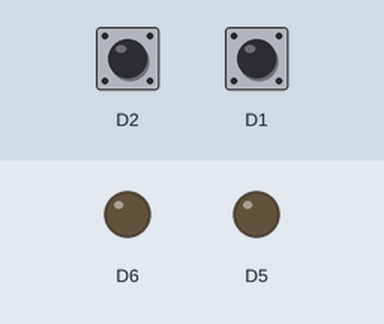
A program run on a simulated ESP8266 (NodeMCU). Parts: output pins drawn as LEDs (lit = HIGH). The inputs (shaded band) are chosen by the test bench; at power-on: D1 LOW, D2 LOW. What the program prints to the serial monitor is not drawn.

Above: at 1.2 s.
1.3 s: D1 driven HIGH
At 2.7 s:
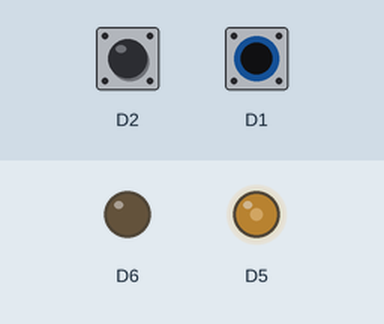
At 4.2 s:
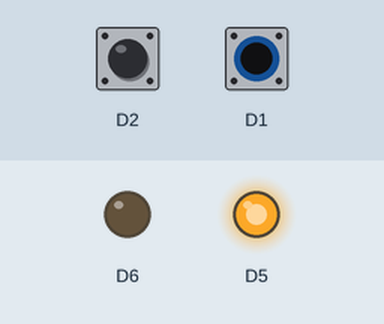
4.3 s: D1 driven LOW
7.3 s: D2 driven HIGH
At 8.7 s:
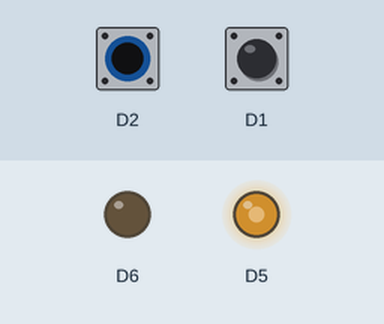
9.8 s: D2 driven LOW
12.8 s: D2 pulsed HIGH 2 times (0.12 s each, 0.3 s apart)
16.4 s: D1 pulsed HIGH 5 times (0.12 s each, 0.3 s apart)
At 17.3 s:
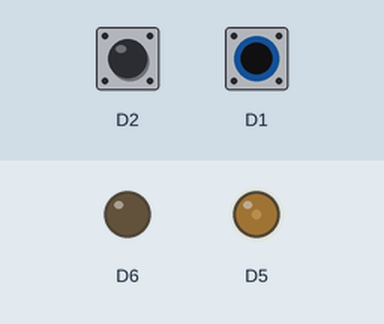
Timing chart, 0 to 19.6 s (numbered marks = the images above; inputs shaded):
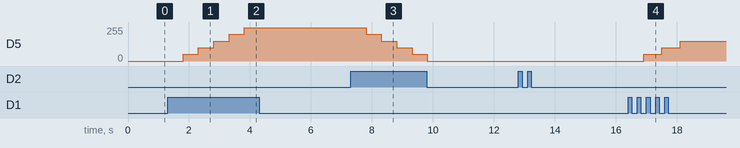

Measured:
- after the input at 1.3 s, D5: moves from 0/255 to 250/255 over 2.0 s, starting after 0.51 s
- after the input at 7.3 s, D5: 250/255 → 200/255 after 0.51 s, → 150/255 0.50 s later, → 100/255 0.50 s later, → 50/255 0.50 s later
- after the input at 16.4 s, D5: 0/255 → 50/255 after 0.50 s, → 100/255 0.60 s later, → 150/255 0.60 s later

The program:

main.cpp
```cpp
// 2.กดปุ่มที่1เพิ่มความเร็วมอเตอร์ และกดปุ่มที่2 ลดความเร็วมอเตอร์

#include <Arduino.h>
const int SPEED_UP= 0;
const int SPEED_DOWN= 1;
const int SPEED = 2;
int state;

int motorSpeed = 0;  // ความเร็วเริ่มต้นของมอเตอร์

void setup() {
  Serial.begin(115200);
  state = SPEED;

  pinMode(D5, OUTPUT);
  pinMode(D6, OUTPUT);
  pinMode(D1, INPUT);
  pinMode(D2, INPUT);
}

void loop() {
  switch (state) {

    case SPEED:
      Serial.println("ความเร็วปัจจุบัน: " + String(motorSpeed));
      if (digitalRead(D1) == 1) {
        state = SPEED_UP;
      } else if (digitalRead(D2) == 1) {
        state = SPEED_DOWN;
      }
      analogWrite(D5, motorSpeed);
      analogWrite(D6, 0);
      break;

    case SPEED_UP:
      if (motorSpeed < 250) {
        motorSpeed = motorSpeed + 50;
      }
      else if (motorSpeed >= 250){
        motorSpeed = 250;
      }

      Serial.println("เพิ่มความเร็ว: " + String(motorSpeed));
      state = SPEED;
      delay(500);
      break;

    case SPEED_DOWN:
      if (motorSpeed > 50) {
        motorSpeed = motorSpeed-50;
      }
      else if (motorSpeed <= 50){
        motorSpeed = 0;
      }
      Serial.println("ลดความเร็ว: " + String(motorSpeed));
      state = SPEED;
      delay(500);
      break;

  }
}
```
